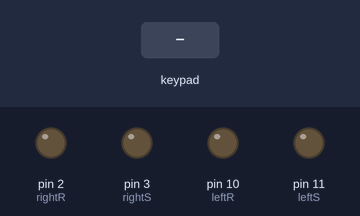
This sketch was run on a simulated Arduino Uno, built with avr-gcc and run on an emulated ATmega328P. Parts: output pins drawn as LEDs (lit = HIGH). Inputs (shaded band) come from the test bench.

Above: at 1.2 s.
1.3 s: key 'U' pressed
At 2.5 s:
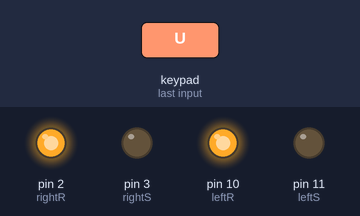
3.2 s: key 'D' pressed
At 3.41 s:
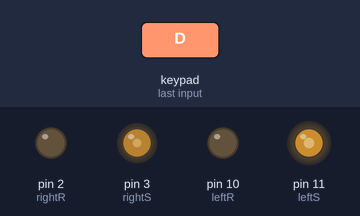
5.1 s: key 'L' pressed
At 6.7 s:
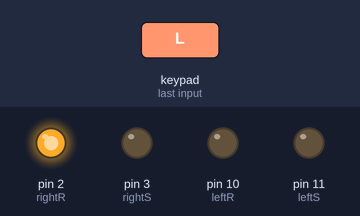
7.0 s: key 'R' pressed
At 8.6 s:
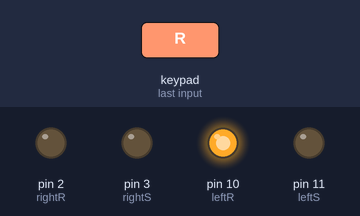
Timing chart, 0 to 9.9 s (numbered marks = the images above; inputs shaded):
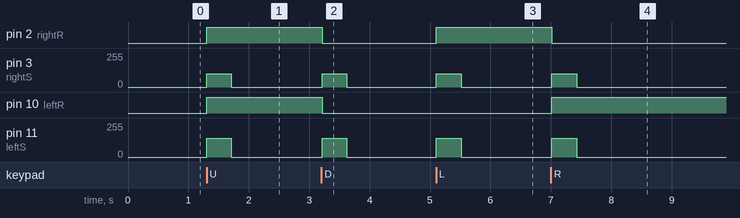

The sketch:

longCar.ino
```cpp
/*==========================定义===========================*/
#include <PS2X_lib.h>  //库版本 v1.6
PS2X ps2x;             //创建PS2控制格式
int error;
byte vibrate = 0;

int armSp =8;


const int leftR = 10; //左轮转动方向，引脚D11
const int leftS = 11; //左轮转动速度，引脚D6
const int rightR = 2; //右轮转动方向，引脚D10
const int rightS = 3; //右轮转动方向，引脚D5
int dataSp[]={10,255};        //小车速度
int sp=0;

int carSpL;
int carSpR;
/*==========================结束===========================*/

/*==========================初始化===========================*/
void setup() {
error = ps2x.config_gamepad(8,6,7,5, true, true);   //PS接线定义
//小车控制脚定义
pinMode(leftR,OUTPUT);
pinMode(leftS,OUTPUT);
pinMode(rightR,OUTPUT);
pinMode(rightS,OUTPUT);


carSpL=140;//左轮速度
carSpR=100;//右轮速度
carStop();
}
/*==========================结束===========================*/

/*==========================主循环===========================*/
void loop()
{
if(error ==1 )return;
ps2x.read_gamepad(false, vibrate);

if(ps2x.Button(PSB_PAD_UP))     //小车控制
 {
 carGo(carSpL,carSpR);
 }
 else if(ps2x.Button(PSB_PAD_DOWN))
 {
 carBack(carSpL,carSpR);
 }
 else if(ps2x.Button(PSB_PAD_LEFT))
  {
 carLeft(carSpL,carSpR);
 }
 else if(ps2x.Button(PSB_PAD_RIGHT))
 {
 carRight(carSpL,carSpR);
 }
 else
{carStop();}
delay(20);

}


/*==========================结束===========================*/


/*==========================小车动作函数===========================*/
void carGo(int carSpL,int carSpR)
{
  //前进
  digitalWrite(leftR,HIGH);
  analogWrite(leftS,carSpL);
  digitalWrite(rightR,HIGH);
  analogWrite(rightS,carSpR);
}
void carBack(int carSpL,int carSpR)
{
   //后退
  digitalWrite(leftR,LOW);
  analogWrite(leftS,carSpL);
  digitalWrite(rightR,LOW);
  analogWrite(rightS,carSpR);
}
void carStop()
{
  //停止
  digitalWrite(leftS,LOW);
  digitalWrite(rightS,LOW);
}
void carLeft(int carSpL,int carSpR)
{
  //左转
  digitalWrite(leftR,LOW);
  analogWrite(leftS,carSpL);
  digitalWrite(rightR,HIGH);
  analogWrite(rightS,carSpR);
}
void carRight(int carSpL,int carSpR)
{
  //右转
  digitalWrite(leftR,HIGH);
  analogWrite(leftS,carSpL);
  digitalWrite(rightR,LOW);
  analogWrite(rightS,carSpR);
}
/*==========================结束===========================*/
```

Measured:
- after the input at 1.3 s, pin 2 (rightR), pin 10 (leftR): LOW → HIGH at once; pin 3 (rightS): 0/255 → 100/255 at once, → 0/255 0.41 s later; pin 11 (leftS): 0/255 → 140/255 at once, → 0/255 0.41 s later
- after the input at 3.2 s, pin 2 (rightR), pin 10 (leftR): HIGH → LOW at once; pin 3 (rightS): 0/255 → 100/255 at once, → 0/255 0.41 s later; pin 11 (leftS): 0/255 → 140/255 at once, → 0/255 0.41 s later
- after the input at 5.1 s, pin 2 (rightR): LOW → HIGH at once; pin 3 (rightS): 0/255 → 100/255 at once, → 0/255 0.41 s later; pin 11 (leftS): 0/255 → 140/255 at once, → 0/255 0.41 s later
- after the input at 7.0 s, pin 2 (rightR): HIGH → LOW at once; pin 3 (rightS): 0/255 → 100/255 at once, → 0/255 0.41 s later; pin 10 (leftR): LOW → HIGH at once; pin 11 (leftS): 0/255 → 140/255 at once, → 0/255 0.41 s later
